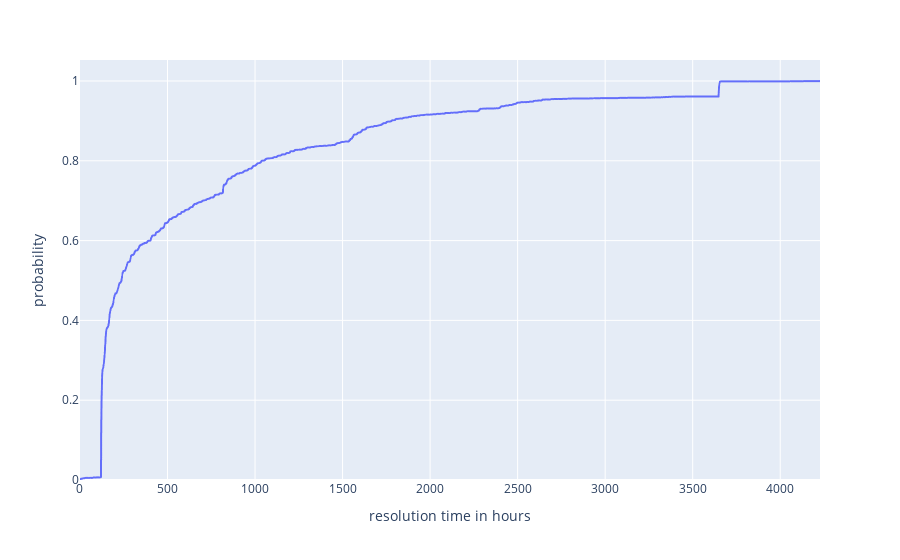

Write notebook code for a chart like this one.
### Code cell
import plotly.express as px
fig = px.ecdf(ddf.compute(), x="resolution_time", labels=dict(resolution_time="resolution time in hours"))
fig.show()

### Figure 1 — Plotly figure (JSON) as saved in the notebook; plotly's stock layout.template omitted (floating-point values rounded to 4 significant figures; data arrays with more than 128 entries replaced by an {"elided": "..."} marker saying what was removed)
{"data": [{"hovertemplate": "resolution time in hours=%{x}<br>probability=%{y}<extra></extra>", "legendgroup": "", "line": {"dash": "solid", "shape": "hv"}, "marker": {"color": "#636efa", "symbol": "circle"}, "mode": "lines", "name": "", "showlegend": false, "type": "scattergl", "x": {"elided": "3807 float values"}, "xaxis": "x", "y": {"elided": "3807 float values"}, "yaxis": "y"}], "layout": {"autosize": true, "legend": {"tracegroupgap": 0}, "margin": {"t": 60}, "xaxis": {"anchor": "y", "autorange": true, "domain": [0, 1], "range": [0.1167, 4227.0], "title": {"text": "resolution time in hours"}, "type": "linear"}, "yaxis": {"anchor": "x", "autorange": true, "domain": [0, 1], "range": [0, 1.053], "rangemode": "tozero", "title": {"text": "probability"}, "type": "linear"}}}
